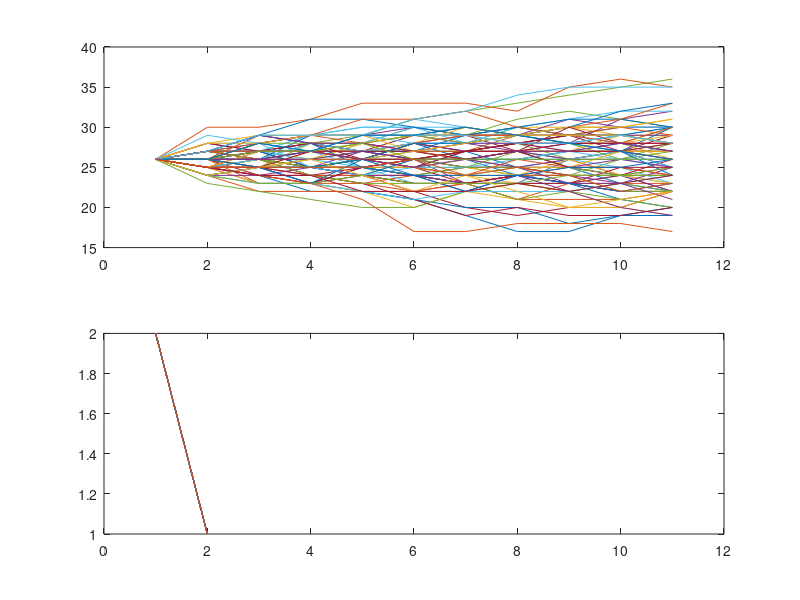

Write MATLAB code to recreate this figure.
function [Vd,Vm,runsBin,p] = embodiedValueMinimal(x_num, y_num, x_cost, t_cost)
%% plots an example of a value function and the associated bound, when you ...
%% have to move to the target
%
% sig2 is the overall task difficulty (variance of prior on mu), t_cost is the
% evidence accumulation cost, and t is the time until which the values are
% to be computed.

% If not given, the arguments default to sig2 = 0.5^2, x_num = 1, y_num = 0,
% t_cost = 0.1.
% how should choice value depend on time elapsed?
% - (1 or 0) - timeElapsed
% - (1 - timeElapsed or -(1 - timeElapsed)
% - (1 - timeElapsed or -1)

%% settings
if nargin < 1, x_num = 1; end %number of steps needed to move to either L or R target
if nargin < 2, y_num = 10; end %number of steps needed to get to end of trial
% cost for moving
if nargin < 3, x_cost = eps; end;
% cost of time proceeding
if nargin < 4, t_cost = 1/y_num; end
% discretisation of belief and time (coarse, as only visualisation)
g_num = 51; %100
sig2 = .5^2;
dt = .0125;
T = dt*y_num;

%% time steps
ts = 0:dt:T;
dg = linspace(1 / g_num / 2, 1 - 1 / g_num / 2, g_num);
invgs = norminv(dg);
%dg = 1/(g_num*2):1/g_num:1-1/(g_num*2);%0:1/g_num:1;%0:1/g_num:1;%
N = length(ts);
Vd = zeros(N,g_num,x_num*2+1);
   
Vd(:,:,end) = repmat(dg,[N 1]);
Vd(:,:,1) = 1-Vd(:,:,end);
%ggOr = bsxfun(@rdivide, ggOr, sum(ggOr, 3)+eps);
Vm = NaN(N-1, g_num,x_num*2+1);

    
% %%OLD
% ggOr = zeros(N,g_num,g_num);
% ggOr1 = ggOr;
% for i = 1:numel(ts)
%     for g = 1:g_num 
%         ggOr(i,g,:)= BeliefTransitionDrugo(dg,ts(i),dt,dg(g),1/sig2);
%     end
% %    ggOr(i,:,:) = belieftrans(invgs, dt / (ts(i) + sig2));
% end 
for i = N-1:-1:1
    gg = belieftrans(invgs, dt / (ts(i) + sig2));
    evidence = gg*squeeze(Vd(i+1,:,:));%squeeze(ggOr(i,:,:))
    timeCosts = -t_cost*[0 ones(1,2*x_num-1) 0];%dt*    
    for j = 2:2*x_num
        moveCosts = abs((1:2*x_num+1)-j);
        moveCosts(moveCosts > 1) = Inf;
        moveCosts = -x_cost*moveCosts;%((1:2*x_num+1)-j).^2/(x_num).^2;%
        [Vd(i,:,j), Vm(i,:,j)] = max(evidence+repmat(moveCosts+timeCosts,[g_num 1]),[],2);
    end
end
%% make some example runs
nInstances = 100;
runs = randn(nInstances,length(ts)-1)*sqrt(dt);
rates = randn(nInstances,1)*sqrt(sig2)*dt;%(floor(rand(nInstances,1)*2)-.5)*dt/3;%
runs = [zeros(nInstances,1) bsxfun(@plus,runs,rates)];
runs = cumsum(runs,2);
%p = 1-normcdf(0, runs./(1/sig2+dt*repmat(ts,size(runs,1),1)),1./(1/sig2+dt*repmat(ts,size(runs,1),1)));
p = normcdf(bsxfun(@rdivide,runs,sqrt(ts + 1/sig2)));
runsBin = round((g_num-1)*p)+1;
%runsBin = runs;%binFun(runs,g_num);%round((tanh(runs)+1)/2*(50-1)+1);
pos = nan(size(runs,1),size(runs,2));
pos(:,1) = x_num+1;
for i = 2:size(runsBin,2)
    for j = 1:size(runsBin,1)
        if ~isnan(pos(j,i-1))
            pos(j,i) = Vm(i-1,runsBin(j,i-1),pos(j,i-1));
        end
    end
end
figure;subplot(211);plot(runsBin');
subplot(212);plot(pos');

function gg = BeliefTransitionDrugo( gj, t, tao, gi,sigma2 )
invgs = norminv(gi);
invgsp = norminv(gj);
Steff = tao ./ (t + 1/sigma2);
invgdiff = invgsp - sqrt(1 + Steff) .* invgs;
% unnormalised gg
ggu = 1./sqrt(Steff)*exp( invgsp.^2 / 2 - invgdiff.^2 ./ (2 * Steff));
gg = ggu./sum(ggu,2);

function gg = belieftrans(invgs, dteff)
%% Returns the belief transition matrix p(g' | g, t)
invgdiff = bsxfun(@minus, invgs, sqrt(1 + dteff) * invgs');
gg = exp(bsxfun(@minus, invgs.^2 / 2, invgdiff.^2 / (2 * dteff)));
gg = bsxfun(@rdivide, gg, sum(gg, 2));

%function dat = binFun(dat,nBins)
%dat = round((tanh(dat)+1)/2*(nBins-1)+1);

% gausSmooth = 2;
%% compute the value function
% makeFlat = @(x) x(:);
% nInstances = 1000;
% numAccum = 1000;
% x = meshgrid((1:N)-1,1:nInstances);
% ggOr = 0;Vhist = 0;
% for i = 1:numAccum
%     runs = randn(nInstances,length(ts)-1)*sqrt(dt);
%     rates = randn(nInstances,1)*sqrt(sig2)*dt;%(floor(rand(nInstances,1)*2)-.5)*dt/3;%
%     runs = [zeros(nInstances,1) bsxfun(@plus,runs,rates)];
%     runs = binFun(cumsum(runs,2),g_num);
%     isRight = bsxfun(@times,ones(size(runs)),sign(rates))/2+.5;
%     Vd(:,:,end) = squeeze(Vd(:,:,end)) + accumarray([x(:)+1 runs(:)],isRight(:),[N g_num],@sum);
%     Vhist = Vhist + accumarray([x(:)+1 runs(:)],ones(1,numel(isRight)),[N g_num]);
%     ggOr = ggOr + accumarray([makeFlat(x(:,1:end-1))+1 makeFlat(runs(:,1:end-1)) ...
%         makeFlat(runs(:,2:end))],ones(1,(N-1)*nInstances),[N-1 g_num g_num]);%...
%         %min(g_num,max(1,round((makeFlat(runs(:,1:end-1))/scale+.5)*g_num))) ...
%         %min(g_num,max(1,round((makeFlat(runs(:,2:end))/scale+.5)*g_num)))],ones(1,(N-1)*nInstances));
% end
% % for i = 1:size(Vd,2)
% %     Vd(:,i,end) = filtfilt(gausswin(gausSmooth),sum(gausswin(gausSmooth)),Vd(:,i,end));
% %     Vhist(:,i) = filtfilt(gausswin(gausSmooth),sum(gausswin(gausSmooth)),Vhist(:,i));
% % end
% % for i = 1:size(Vd,1)
% %     Vd(i,:,end) = filtfilt(gausswin(gausSmooth),sum(gausswin(gausSmooth)),Vd(i,:,end));
% %     Vhist(i,:) = filtfilt(gausswin(gausSmooth),sum(gausswin(gausSmooth)),Vhist(i,:));
% % end
% Vd(:,:,end) = squeeze(Vd(:,:,end))./Vhist;
% %runs = binFun(runs,g_num);
% %for i = 1:size(ggOr,2)
% %     for j = 1:size(ggOr,3)
% %         ggOr(:,i,j) = filtfilt(gausswin(7),sum(gausswin(75)),ggOr(:,i,j));
% %
% %end
% 
% Vd(isnan(Vd)) = 0.5;